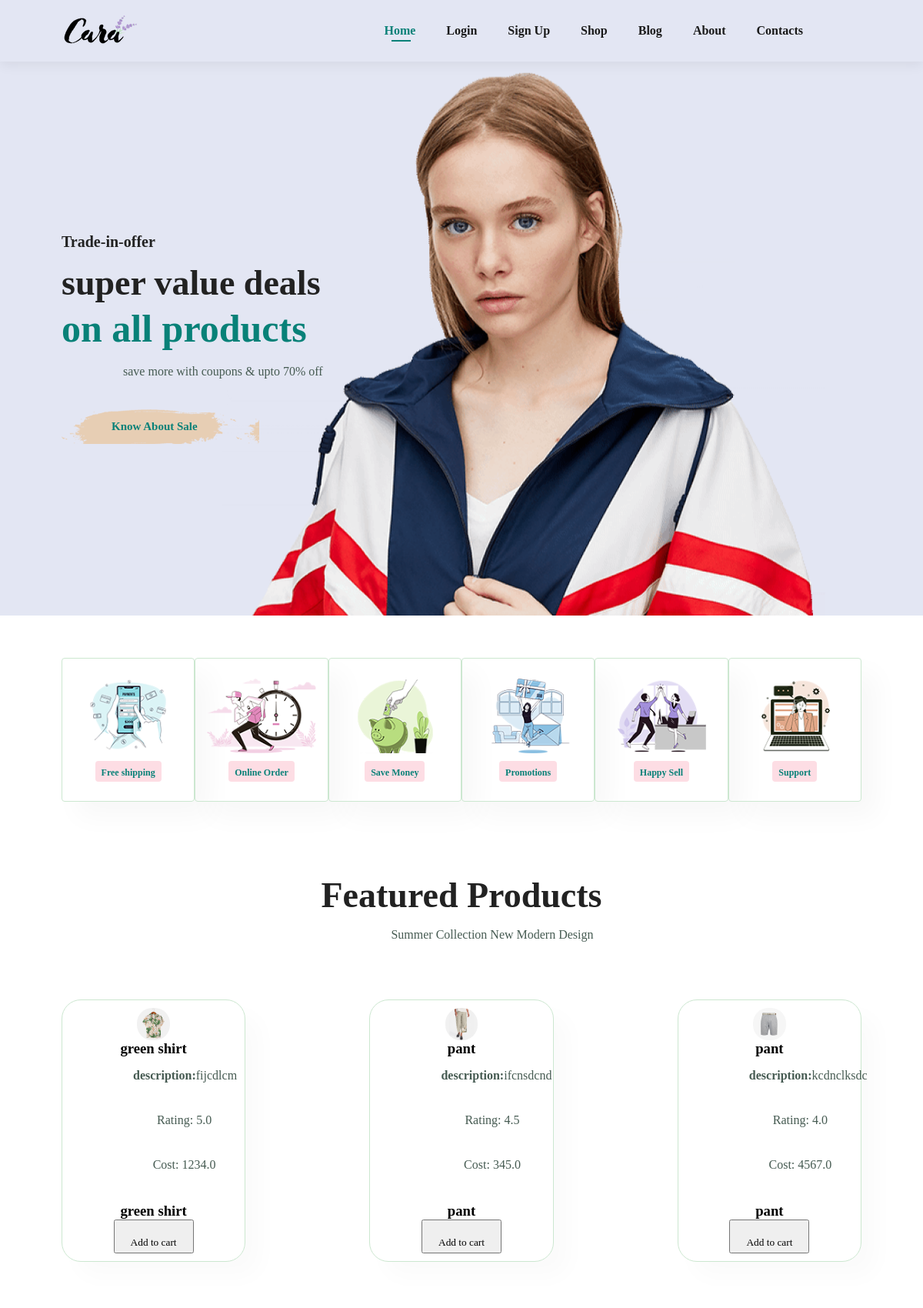
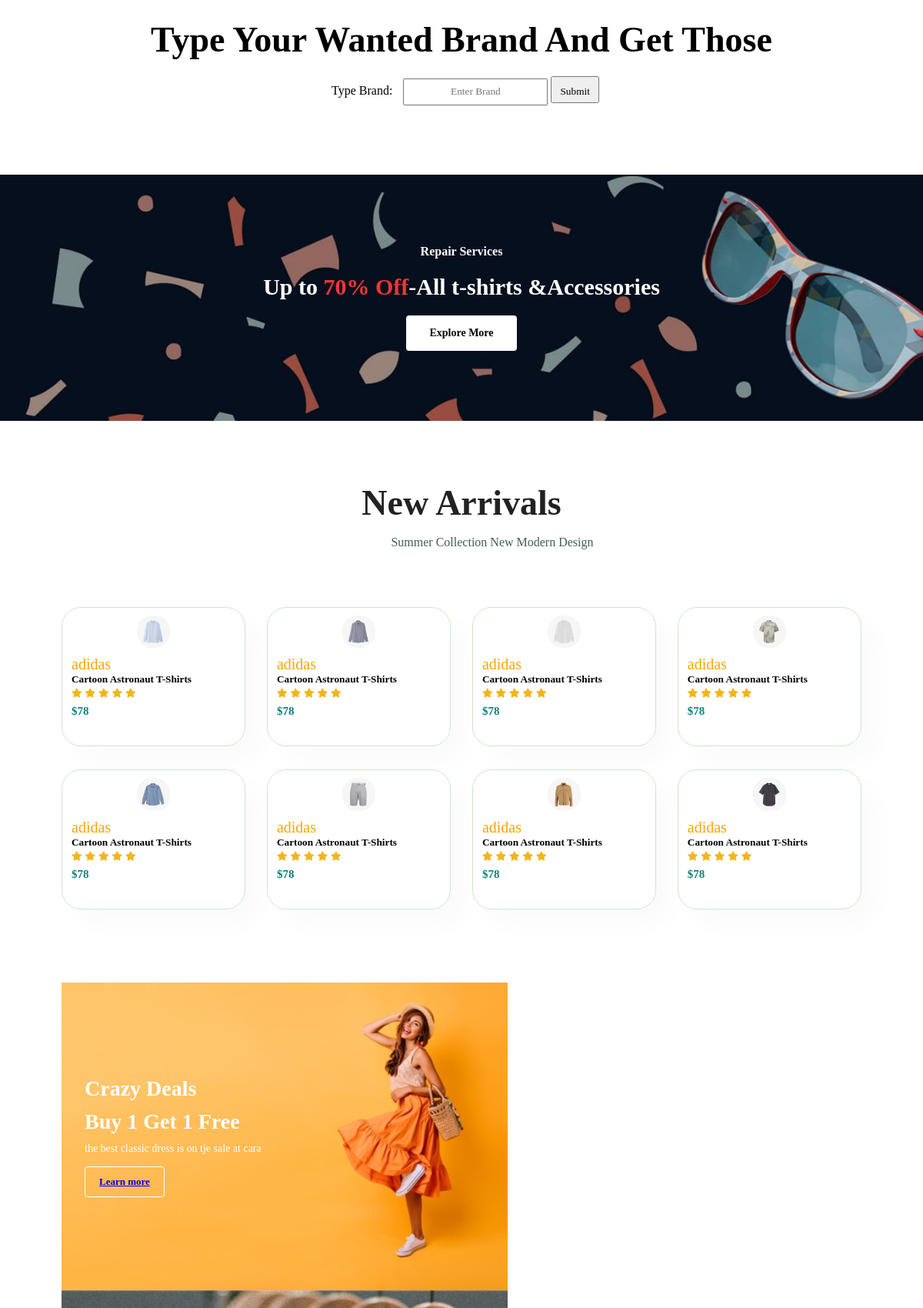
The page / (upper part) on the database its author committed (2 pictures, top to bottom).
### commerceApp/models.py (models this page shows, shortened)
class Featured_Products(models.Model):
        image=models.ImageField(upload_to='static/Featured_Products_images')
        name = models.CharField(max_length=100)
        description = models.TextField()
        date_posted=models.DateTimeField(default=timezone.now)
        rating = models.FloatField()
        cost = models.FloatField()

### commerceApp/views.py (the view)
# urls.py: path('', views.p1, name='p1'),
def p1(request):
    context=Featured_Products.objects.filter(name='pant') | Featured_Products.objects.filter(name='green shirt')
    return render(request,'p1.html',{'context':context})

### commerceApp/templates/p1.html (shortened to what this page needs)
{% load static %}
<html>
    <head>
        <link rel="stylesheet" type="text/css" href="{% static 'p1.css' %}">
        <link rel="stylesheet" href="https://pro.fontawesome.com/releases/v5.10.0/css/all.css" />
    </head>
    <body p1="background-image:url('{% static 'img/hero4.png' %}');background-repeat:no-repeat;background-size: 100%;">
       <section id="header" >
       <a href="#"><img src="{% static 'img/logo.png' %}"   class="logo" alt=""></a>
       <div>
           <ul id="navbar">
            <form method="" action="p1">
                <li><a class="active" href="p1.html">Home</a></li>
            </form>
            <li><a href="{% url 'login' %}">Login</a></li>
            <li><a href="{% url 'signup' %}">Sign Up</a></li>
               <li><a href="{% url 'shop' %}">Shop</a></li>
               <li><a href="{% url 'blog' %}">Blog</a></li>
               <li><a href="{% url 'about' %}">About</a></li>
               <li><a href="{% url 'contacts' %}">Contacts</a></li>
               <li id="lg-bag"><a href="{% url 'cart' %}"><i class="far fa-shopping-bag"></i></a></li>
           </ul>
       </div>
    </section >
    <section id="hero">
        <h4>Trade-in-offer</h4>
        <h2>super value deals</h2>
        <h1>on all products</h1>
        <p>save more with coupons & upto 70% off</p>
        <form method="post" action="{% url 'sale'%}">
            <button class="white" name="all_sales">Know About Sale</a></button>
        </form>
    </section>
    <section id="feature" class="section-p1">
        <div class="fe-box">
            <img src="{% static 'img/features/f1.png'%}" alt="">
            <h6>Free shipping</h6>
        </div>
        <div class="fe-box">
            <img src="{% static 'img/features/f2.png' %}" alt="">
            <h6>Online Order</h6>
        </div>
        <div class="fe-box">
            <img src="{% static 'img/features/f3.png'%}" alt="">
            <h6>Save Money</h6>
        </div>
        <div class="fe-box">
            <img src="{% static 'img/features/f4.png'%}" alt="">
            <h6>Promotions</h6>
        </div>
        <div class="fe-box">
            <img src="{% static 'img/features/f5.png'%}" alt="">
            <h6>Happy Sell</h6>
        </div>
        <div class="fe-box">
            <img src="{% static 'img/features/f6.png'%}" alt="">
            <h6>Support</h6>
        </div>
    </section>
    <section id="product1" class="section-p1">
        <h2>Featured Products</h2>
        <p>Summer Collection New Modern Design</p>
        <div class="pro-container">
            {% for newwear in context %}
            <div class="pro">
                <img src="{{newwear.image}}" alt="{{newwear.name}}" >
    <h3>{{newwear.name}}</h3>
    <p><b>description:</b>{{newwear.description}}</p>
    <p>Rating: {{newwear.rating}}</p>
    <p>Cost: {{newwear.cost}}</p>
    <form method="post" action="{% url 'addingcart'%}">
        <h3 name="bname">{{newwear.name}}</h3>
        <button id="brand" type="submit" name='addcart' style=" text-align: center; padding:20px;">Add to cart</button>
    </form>
</div>
{% endfor %}
</div>
    </section>
    <form method="post" action="{% url 'filtering' %}" style="text-align: center; padding:30px;">
        <h2 style="color:black;text-align: center;">Type Your Wanted Brand And Get Those</h1>
            <section style=" text-align: center; padding:20px;">
        <label for="name" id="brand" >Type Brand:</label>
        <input type="text" id="brand" name="brandname"  placeholder="Enter Brand">
        <button id="brand" type="submit">Submit</button>
    </section>
    </form>
    <section id="banner" class="section-m1">
        <h4>Repair Services</h4>
        <h2>Up to<span> 70% Off</span>-All t-shirts &Accessories</h2>
        <form method="" action="viewal">
        <button class="normal">Explore More</button>
    </form>
    </section>
    <section id="product1" class="section-p1">
        <h2>New Arrivals</h2>
        <p>Summer Collection New Modern Design</p>
        <div class="pro-container">
            <div class="pro">
                <img src="{% static 'img/products/n1.jpg'%}" alt="">
                <div class="description">
                    <span>adidas</span>
                    <h5>Cartoon Astronaut T-Shirts</h5>
                    <div class="star">
                        <i class="fas fa-star"></i>
                        <i class="fas fa-star"></i>
                        <i class="fas fa-star"></i>
                        <i class="fas fa-star"></i>
                        <i class="fas fa-star"></i>
                    </div>
                    <h4>$78</h4>
                </div>
                <a href="#"><i class="fal fa-shopping-cart cart"></i></a>
            </div>
            <div class="pro">
                <img src="{% static 'img/products/n2.jpg'%}" alt="">
                <div class="description">
                    <span>adidas</span>
                    <h5>Cartoon Astronaut T-Shirts</h5>
                    <div class="star">
                        <i class="fas fa-star"></i>
                        <i class="fas fa-star"></i>
                        <i class="fas fa-star"></i>
                        <i class="fas fa-star"></i>
                        <i class="fas fa-star"></i>
                    </div>
                    <h4>$78</h4>
                </div>
                <a href="#"><i class="fal fa-shopping-cart cart"></i></a>
            </div>
            <div class="pro">
                <img src="{% static 'img/products/n3.jpg'%}" alt="">
                <div class="description">
                    <span>adidas</span>
                    <h5>Cartoon Astronaut T-Shirts</h5>
                    <div class="star">
                        <i class="fas fa-star"></i>
                        <i class="fas fa-star"></i>
                        <i class="fas fa-star"></i>
                        <i class="fas fa-star"></i>
                        <i class="fas fa-star"></i>
                    </div>
                    <h4>$78</h4>
                </div>
                <a href="#"><i class="fal fa-shopping-cart cart"></i></a>
            </div>
            <div class="pro">
                <img src="{% static 'img/products/n4.jpg'%}" alt="">
                <div class="description">
                    <span>adidas</span>
                    <h5>Cartoon Astronaut T-Shirts</h5>
                    <div class="star">
                        <i class="fas fa-star"></i>
                        <i class="fas fa-star"></i>
                        <i class="fas fa-star"></i>
                        <i class="fas fa-star"></i>
                        <i class="fas fa-star"></i>
                    </div>
                    <h4>$78</h4>
                </div>
                <a href="#"><i class="fal fa-shopping-cart cart"></i></a>
            </div>
            <div class="pro">
                <img src="{% static 'img/products/n5.jpg'%}" alt="">
                <div class="description">
                    <span>adidas</span>
                    <h5>Cartoon Astronaut T-Shirts</h5>
                    <div class="star">
                        <i class="fas fa-star"></i>
                        <i class="fas fa-star"></i>
                        <i class="fas fa-star"></i>
                        <i class="fas fa-star"></i>
                        <i class="fas fa-star"></i>
                    </div>
                    <h4>$78</h4>
                </div>
                <a href="#"><i class="fal fa-shopping-cart cart"></i></a>
            </div>
            <div class="pro">
                <img src="{% static 'img/products/n6.jpg'%}" alt="">
                <div class="description">
                    <span>adidas</span>
                    <h5>Cartoon Astronaut T-Shirts</h5>
                    <div class="star">
                        <i class="fas fa-star"></i>
                        <i class="fas fa-star"></i>
                        <i class="fas fa-star"></i>
                        <i class="fas fa-star"></i>
                        <i class="fas fa-star"></i>
                    </div>
                    <h4>$78</h4>
                </div>
                <a href="#"><i class="fal fa-shopping-cart cart"></i></a>
            </div>
            <div class="pro">
                <img src="{% static 'img/products/n7.jpg'%}" alt="">
                <div class="description">
                    <span>adidas</span>
                    <h5>Cartoon Astronaut T-Shirts</h5>
                    <div class="star">
                        <i class="fas fa-star"></i>
                        <i class="fas fa-star"></i>
                        <i class="fas fa-star"></i>
                        <i class="fas fa-star"></i>
                        <i class="fas fa-star"></i>
                    </div>
                    <h4>$78</h4>
                </div>
                <a href="#"><i class="fal fa-shopping-cart cart"></i></a>
            </div>
            <div class="pro">
                <img src="{% static 'img/products/n8.jpg'%}" alt="">
                <div class="description">
                    <span>adidas</span>
                    <h5>Cartoon Astronaut T-Shirts</h5>
                    <div class="star">
                        <i class="fas fa-star"></i>
                        <i class="fas fa-star"></i>
                        <i class="fas fa-star"></i>
                        <i class="fas fa-star"></i>
                        <i class="fas fa-star"></i>
                    </div>
                    <h4>$78</h4>
                </div>
                <a href="#"><i class="fal fa-shopping-cart cart"></i></a>
            </div>
        </div>
    </section>
    <section id="sm-banner" class="section-p1">
            <div class="banner-box">
                <h4>Crazy Deals</h4>
                <h2>Buy 1 Get 1 Free</h2>
                <span>the best classic dress is on tje sale at cara</span>
                <button class="white"><a href='https://www.shoppersstop.com/promotions'>Learn more</a></button>
            </div>
            <div class="banner-box2">
            </div>
    </section>
    </body>
</html>

### static/p1.css (style rules this page uses)
* { margin:0; padding:0; box-sizing:border-box; font-family:'spartan','sans-serif'; }
h1 { font-size:50px; line-height:64px; color:#222; }
h2 { font-size:46px; line-height:54px; color:#222; }
h4 { font-size:20px; color:#222; }
h6 { font-weight:700; font-size:12px; }
p { font-size: 16px; color: #465b52; margin:15px 0 40px 80px; }
.section-p1 { padding:40px 80px; }
.section-m1 { margin:40px 0; }
button.normal { font-size:14px; font-weight:600; padding:15px 30px; color:#000; background:white; border-radius:4px; border:none; outline:none; cursor:pointer; transition:0.2s; }
button.white { font-size:13px; font-weight:600; padding:11px 18px; background-color:transparent; color:white; border-radius:4px; border:1px solid white; outline:none; cursor:pointer; transition:0.2s; }
body { width:100%; }
#header { display:flex; align-items:center; justify-content: space-between; padding:20px 80px; background:#E3E6F3; box-shadow:0 5px 15px rgba(0,0,0,0.06); z-index:999; position:sticky; top:0; left:0; }
#navbar { display:flex; align-items:center; justify-content: space-between; }
#navbar li { list-style:none; padding:0 20px; position:relative; }
#navbar li a { text-decoration:none; font-size:16px; font-weight:600; color:#1a1a1a; transition:0.3s ease; }
#navbar li a:hover, #navbar li a.active { color: #088178; }
#navbar li a.active:after, #navbar li a:hover::after { content:""; width:30%; height:2px; background:#088178; position:absolute; bottom:-5px; left:30px; }
#hero { background-image:url("img/hero4.png"); height:90vh; width:100%; background-position:top 25% right 0; padding:0 80px; display:flex; flex-direction:column; align-items:flex-start; justify-content:center; }
#hero h4 { padding-bottom:15px; }
#hero h1 { color:#088178; }
#hero button { background-image:url("img/button.png"); background-color:transparent; border:0; padding:14px 80px 14px 65px; color:#088178; cursor:pointer; font-weight:700; font-size:15px; }
#feature .fe-box { width:180px; text-align:center; padding:25px 15px; box-shadow:20px 20px 34px rgba(0,0,0,0.03); border:1px solid #cce7d0; border-radius:4px; margin:15px 0; }
#feature { display:flex; align-items:center; justify-content:space-between; flex:wrap; }
#feature .fe-box h6 { display:inline-block; padding:9px 8px 6px 8px; line-height:1; border-radius:4px; color:#088178; background-color:#fddde4; }
#feature .fe-box img { width: 100%; margin-bottom:10px; }
#product1 { text-align:center; }
#product1 .pro { width:23%; min-width:49px; padding:10px 12px; border:1px solid #cce7d0; border-radius:25px; cursor:pointer; margin:15px 0; box-shadow: 20px 20px 30px rgba(0,0,0,0.02); transition:0.2s ease; position:relative; }
#product1 .pro img { width:20%; border-radius:20px; }
#product1 .pro .description { text-align:start; padding:10px 0; }
#product1 .pro .description span { color:orange; font-size:20px; }
#product1 .pro .description i { font-size:12px; color:rgba(243,181,25); }
#product1 .pro .description h4 { padding-top:7px; font-size:15px; font-weight:700; color:#088178; }
#product1 .pro-container { display:flex; justify-content:space-between; padding-top:20px; flex-wrap:wrap; }
#banner { display:flex; flex-direction:column; justify-content:center; align-items:center; text-align:center; background-image:url("img/banner/b2.jpg"); width:100%; height:40vh; background-size:cover; background-position:center; }
#banner h4 { color:white; font-size:16px; }
#banner h2 { color:white; font-size:30px; padding:10px 0; }
#banner h2 span { color:#ef3636; }
#sm-banner { display:flex; justify-content:space-between; flex-wrap:wrap; }
#sm-banner .banner-box { display:flex; flex-direction:column; justify-content:center; align-items:flex-start; background-image:url("img/banner/b17.jpg"); min-width:580px; height:50vh; background-size:cover; background-position:center; padding:30px; float:left; }
#sm-banner h4 { color:white; font-size:20px; font-weight:bold; }
#sm-banner h2 { color:white; font-size:28px; font-weight:800px; }
#sm-banner span { color:white; font-size:14px; font-weight:500; padding-bottom:15px; }
#sm-banner .banner-box2 { display:flex; flex-direction:column; justify-content:center; align-items:flex-start; background-image:url("img/banner/b10.jpg"); min-width:580px; height:50vh; background-size:cover; background-position:center; padding:30px; float:left; }
#sm-banner h4 { color:white; font-size:20px; font-weight:300; }
#sm-banner h4 { color:white; font-size:28px; font-weight:800; }

### rows shown on the page
Featured_Products: image (picture), name "green shirt", description "fijcdlcm", rating "5.0", cost "1234.0"
Featured_Products: image (picture), name "pant", description "ifcnsdcnd", rating "4.5", cost "345.0"
Featured_Products: image (picture), name "pant", description "kcdnclksdc", rating "4.0", cost "4567.0"
